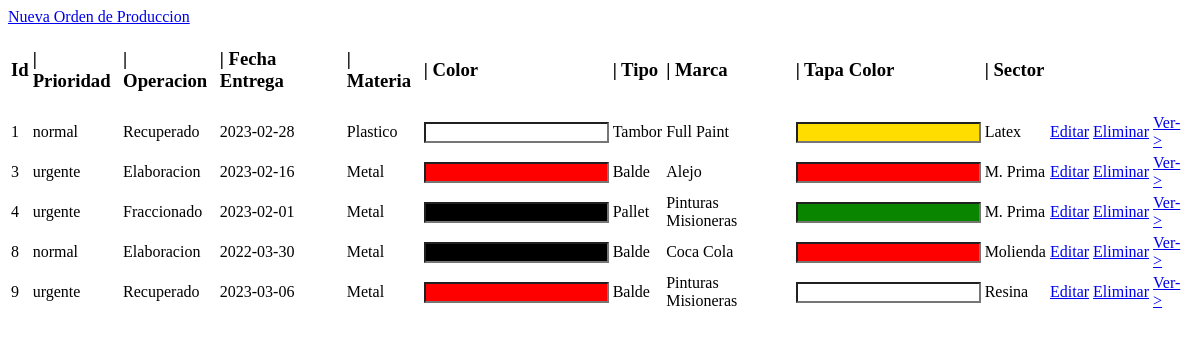
Before: / with the older database file.
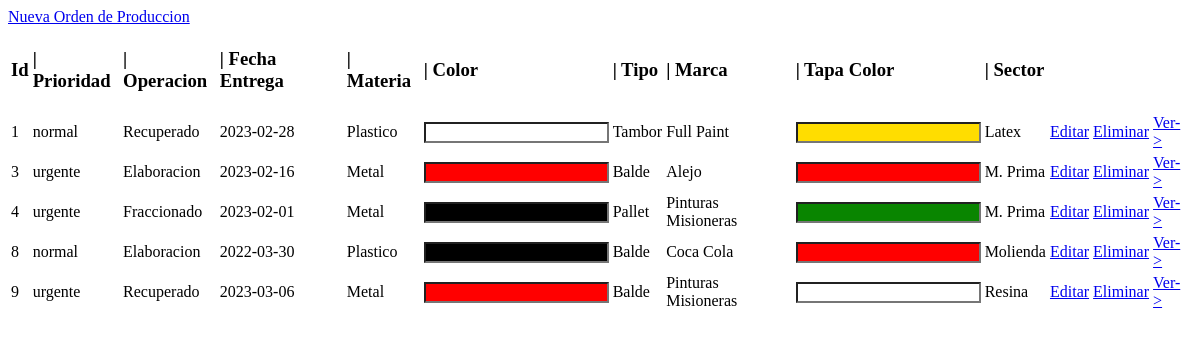
After: the same page with the newer database file.
### tables this page shows
CREATE TABLE `ordenproduccion` (
  `id` int(11) NOT NULL,
  `prioridad` varchar(10) NOT NULL,
  `idSector` int(11) NOT NULL,
  `operacion` varchar(20) NOT NULL,
  `fechaEntrega` date NOT NULL,
  `material` varchar(10) NOT NULL,
  `color` varchar(30) NOT NULL,
  `tipo` varchar(30) NOT NULL,
  `marca` varchar(30) NOT NULL,
  `tapaColor` varchar(30) NOT NULL
);

CREATE TABLE `sector` (
  `id` int(11) NOT NULL,
  `nombre` varchar(11) NOT NULL
);

### controlador/OrdenProduccionControlador.php (called while the page is built, shortened)
<?php
require_once 'modelo/OrdenProduccion.php';
class OrdenProduccionControlador {
    public function indexOrdenProduccion(){
        require_once 'vista/ordenproduccion.php';
    }
}

### core/Connection.php (called while the page is built, shortened)
<?php
class Connection {
    protected function conexion(){
        try{
            $pdo = new PDO("mysql:host=localhost;dbname=sistemaproduccion", 'root', '');
            $pdo->setAttribute(PDO::ATTR_ERRMODE, PDO::ERRMODE_EXCEPTION);
            return $pdo;
        } catch (PDOException $e) {
            echo $e->getMessage();
        }
    }
}

### core/Crud.php (called while the page is built, shortened)
<?php
require_once 'Connection.php';
abstract class Crud extends Connection{
    private $table;
    private $pdo;
    public function __construct($table) {
        $this->table = $table;
        $this->pdo = parent::conexion();
    }
    public function getAll(){
        try{
            $stm = $this->pdo->prepare("SELECT * FROM $this->table");
            $stm->execute();
            return $stm->fetchAll(PDO::FETCH_OBJ);
        } catch (PDOException $e) {
            echo $e->getMessage();
        }
    }
    public function getById($id){
        try{
            $stm = $this->pdo->prepare("SELECT * FROM ".$this->table." WHERE id=?");
            $stm->execute(array($id));
            $result = $stm->fetch(PDO::FETCH_OBJ);
            return ($result !== false) ? $result : null;
        } catch (PDOException $e) {
            echo $e->getMessage();
        }
    }
}

### vista/ordenproduccion.php (the view, shortened to what this page needs)
<!DOCTYPE html>
<html>
    <head>
    </head>
    <body>
        <a href='index.php?controller=ordenProduccion&action=existencia'>Nueva Orden de Produccion</a>
        <table>
            <tr>
                <?php
                    $orden = array('Id', ' | Prioridad', ' | Operacion', '| Fecha Entrega', '| Materia', '| Color', '| Tipo', '| Marca', '| Tapa Color', '| Sector');
                    foreach($orden as $valor):
                ?>
                <td><h3><?php echo $valor; ?></h3></td>
                <?php endforeach; ?>
            </tr>
            <?php
    $orden = new OrdenProduccion();
    $ordenes = $orden->getAll();
    $sectorBus = new Sector();
    foreach($ordenes as $listOrdenes):
        $sector = $sectorBus->getById($listOrdenes->idSector);
?>
    <tr>
        <td><?php echo $listOrdenes->id; ?></td>
        <td><?php echo $listOrdenes->prioridad; ?></td>
        <td><?php echo $listOrdenes->operacion; ?></td>
        <td><?php echo $listOrdenes->fechaEntrega; ?></td>
        <td><?php echo $listOrdenes->material; ?></td>
        <td><input type="text" readonly style="background-color: <?php echo $listOrdenes->color; ?>"></td>
        <td><?php echo $listOrdenes->tipo; ?></td>
        <td><?php echo $listOrdenes->marca; ?></td>
        <td><input type="text" readonly style="background-color: <?php echo $listOrdenes->tapaColor; ?>"></td>
        <td><?php echo ($sector !== null) ? $sector->nombre : ''; ?></td>
        <td><a href="index.php?controller=ordenProduccion&action=existencia&id=<?php echo $listOrdenes->id; ?>">Editar</a></td>
        <td><a onclick="javascript:return confirm('Seguro de eliminar este registro?');" href="index.php?controller=ordenProduccion&action=eliminar&id= <?php echo $listOrdenes->id; ?>">Eliminar</a></td>
        <td><a href="index.php?controller=renglonElaboracion&action=mostrar&idOrden=<?php echo $listOrdenes->id;?>">Ver-></td>
    </tr>
<?php endforeach; ?>
        </table>
    </body>
</html>

### index.php (shortened to what this page needs)
<!DOCTYPE html>
<html>
    <head>
    </head>
    <body>
        <?php
            if(!isset($_REQUEST['controller'])){
                require_once 'controlador/OrdenProduccionControlador.php';
                $controlador = new OrdenProduccionControlador();
                $controlador->indexOrdenProduccion();
            }
        ?>
    </body>
</html>

Changed rows visible on the page:
changed ordenproduccion "Coca Cola": material "Metal" → "Plastico"
